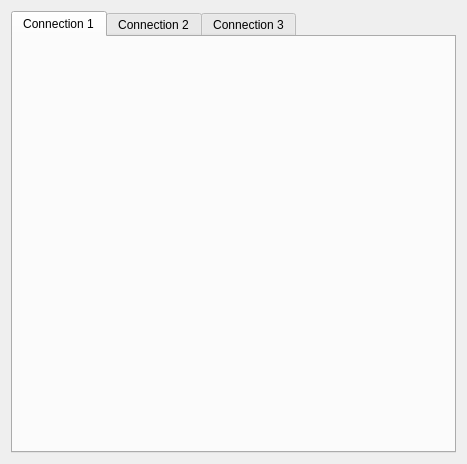
<?xml version="1.0" encoding="UTF-8"?>
<ui version="4.0">
 <class>ConnectionSettings</class>
 <widget class="QWidget" name="ConnectionSettings">
  <property name="geometry">
   <rect>
    <x>0</x>
    <y>0</y>
    <width>467</width>
    <height>464</height>
   </rect>
  </property>
  <layout class="QVBoxLayout" name="verticalLayout">
   <item>
    <widget class="QTabWidget" name="tabConnection">
     <property name="currentIndex">
      <number>0</number>
     </property>
     <widget class="QWidget" name="conn">
      <attribute name="title">
       <string>Connection 1</string>
      </attribute>
      <layout class="QVBoxLayout" name="verticalLayout_2">
       <item>
        <widget class="ConnectionForm" name="connectionForm_1" native="true"/>
       </item>
      </layout>
     </widget>
     <widget class="QWidget" name="conn2">
      <attribute name="title">
       <string>Connection 2</string>
      </attribute>
      <layout class="QVBoxLayout" name="verticalLayout_4">
       <item>
        <widget class="QCheckBox" name="checkConn_2">
         <property name="text">
          <string>Enable connection 2</string>
         </property>
        </widget>
       </item>
       <item>
        <widget class="ConnectionForm" name="connectionForm_2" native="true"/>
       </item>
      </layout>
     </widget>
     <widget class="QWidget" name="conn3">
      <attribute name="title">
       <string>Connection 3</string>
      </attribute>
      <layout class="QVBoxLayout" name="verticalLayout_3">
       <item>
        <widget class="QCheckBox" name="checkConn_3">
         <property name="text">
          <string>Enable connection 3</string>
         </property>
        </widget>
       </item>
       <item>
        <widget class="ConnectionForm" name="connectionForm_3" native="true"/>
       </item>
      </layout>
     </widget>
    </widget>
   </item>
  </layout>
 </widget>
 <customwidgets>
  <customwidget>
   <class>ConnectionForm</class>
   <extends>QWidget</extends>
   <header>customwidgets/connectionform.h</header>
   <container>1</container>
  </customwidget>
 </customwidgets>
 <resources/>
 <connections/>
 <slots>
  <slot>accept()</slot>
  <slot>reject()</slot>
 </slots>
</ui>
